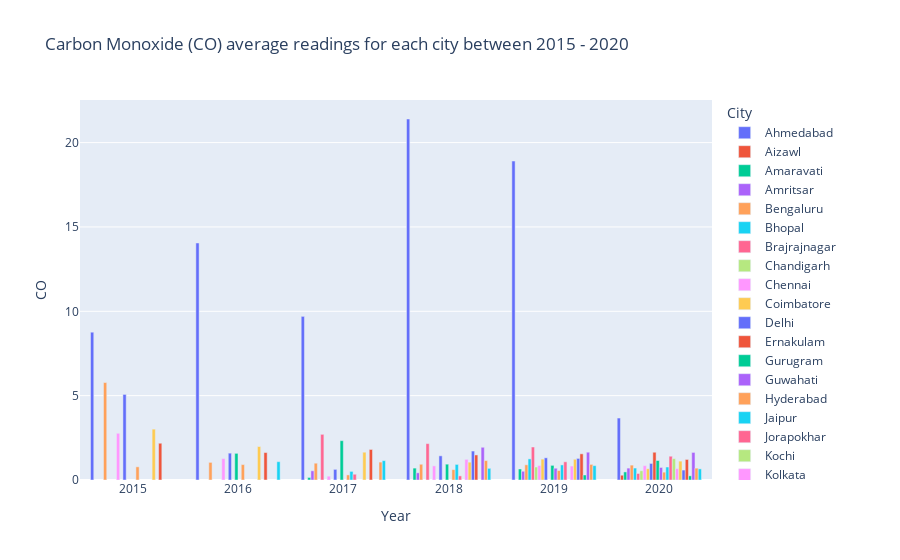

Write notebook code for a chart like this one.
### Code cell
fig=px.bar(city_annual_avg, x='Year', y='CO', color='City', barmode='group',title='Carbon Monoxide (CO) average readings for each city between 2015 - 2020')
fig.show()

### Figure 1 — Plotly figure (JSON) as saved in the notebook; plotly's stock layout.template omitted (floating-point values rounded to 4 significant figures)
{"data": [{"alignmentgroup": "True", "hovertemplate": "City=Ahmedabad<br>Year=%{x}<br>CO=%{y}<extra></extra>", "legendgroup": "Ahmedabad", "marker": {"color": "#636efa", "pattern": {"shape": ""}}, "name": "Ahmedabad", "offsetgroup": "Ahmedabad", "orientation": "v", "showlegend": true, "textposition": "auto", "type": "bar", "x": [2015, 2016, 2017, 2018, 2019, 2020], "xaxis": "x", "y": [8.761, 14.05, 9.7, 21.4, 18.91, 3.673], "yaxis": "y"}, {"alignmentgroup": "True", "hovertemplate": "City=Aizawl<br>Year=%{x}<br>CO=%{y}<extra></extra>", "legendgroup": "Aizawl", "marker": {"color": "#EF553B", "pattern": {"shape": ""}}, "name": "Aizawl", "offsetgroup": "Aizawl", "orientation": "v", "showlegend": true, "textposition": "auto", "type": "bar", "x": [2020], "xaxis": "x", "y": [0.284], "yaxis": "y"}, {"alignmentgroup": "True", "hovertemplate": "City=Amaravati<br>Year=%{x}<br>CO=%{y}<extra></extra>", "legendgroup": "Amaravati", "marker": {"color": "#00cc96", "pattern": {"shape": ""}}, "name": "Amaravati", "offsetgroup": "Amaravati", "orientation": "v", "showlegend": true, "textposition": "auto", "type": "bar", "x": [2017, 2018, 2019, 2020], "xaxis": "x", "y": [0.1514, 0.7053, 0.6539, 0.4788], "yaxis": "y"}, {"alignmentgroup": "True", "hovertemplate": "City=Amritsar<br>Year=%{x}<br>CO=%{y}<extra></extra>", "legendgroup": "Amritsar", "marker": {"color": "#ab63fa", "pattern": {"shape": ""}}, "name": "Amritsar", "offsetgroup": "Amritsar", "orientation": "v", "showlegend": true, "textposition": "auto", "type": "bar", "x": [2017, 2018, 2019, 2020], "xaxis": "x", "y": [0.5447, 0.4264, 0.519, 0.7051], "yaxis": "y"}, {"alignmentgroup": "True", "hovertemplate": "City=Bengaluru<br>Year=%{x}<br>CO=%{y}<extra></extra>", "legendgroup": "Bengaluru", "marker": {"color": "#FFA15A", "pattern": {"shape": ""}}, "name": "Bengaluru", "offsetgroup": "Bengaluru", "orientation": "v", "showlegend": true, "textposition": "auto", "type": "bar", "x": [2015, 2016, 2017, 2018, 2019, 2020], "xaxis": "x", "y": [5.778, 1.045, 0.996, 0.9337, 0.9005, 0.8821], "yaxis": "y"}, {"alignmentgroup": "True", "hovertemplate": "City=Bhopal<br>Year=%{x}<br>CO=%{y}<extra></extra>", "legendgroup": "Bhopal", "marker": {"color": "#19d3f3", "pattern": {"shape": ""}}, "name": "Bhopal", "offsetgroup": "Bhopal", "orientation": "v", "showlegend": true, "textposition": "auto", "type": "bar", "x": [2019, 2020], "xaxis": "x", "y": [1.251, 0.7088], "yaxis": "y"}, {"alignmentgroup": "True", "hovertemplate": "City=Brajrajnagar<br>Year=%{x}<br>CO=%{y}<extra></extra>", "legendgroup": "Brajrajnagar", "marker": {"color": "#FF6692", "pattern": {"shape": ""}}, "name": "Brajrajnagar", "offsetgroup": "Brajrajnagar", "orientation": "v", "showlegend": true, "textposition": "auto", "type": "bar", "x": [2017, 2018, 2019, 2020], "xaxis": "x", "y": [2.707, 2.157, 1.956, 0.3874], "yaxis": "y"}, {"alignmentgroup": "True", "hovertemplate": "City=Chandigarh<br>Year=%{x}<br>CO=%{y}<extra></extra>", "legendgroup": "Chandigarh", "marker": {"color": "#B6E880", "pattern": {"shape": ""}}, "name": "Chandigarh", "offsetgroup": "Chandigarh", "orientation": "v", "showlegend": true, "textposition": "auto", "type": "bar", "x": [2019, 2020], "xaxis": "x", "y": [0.7693, 0.5503], "yaxis": "y"}, {"alignmentgroup": "True", "hovertemplate": "City=Chennai<br>Year=%{x}<br>CO=%{y}<extra></extra>", "legendgroup": "Chennai", "marker": {"color": "#FF97FF", "pattern": {"shape": ""}}, "name": "Chennai", "offsetgroup": "Chennai", "orientation": "v", "showlegend": true, "textposition": "auto", "type": "bar", "x": [2015, 2016, 2017, 2018, 2019, 2020], "xaxis": "x", "y": [2.769, 1.273, 0.2276, 0.837, 0.8599, 0.8505], "yaxis": "y"}, {"alignmentgroup": "True", "hovertemplate": "City=Coimbatore<br>Year=%{x}<br>CO=%{y}<extra></extra>", "legendgroup": "Coimbatore", "marker": {"color": "#FECB52", "pattern": {"shape": ""}}, "name": "Coimbatore", "offsetgroup": "Coimbatore", "orientation": "v", "showlegend": true, "textposition": "auto", "type": "bar", "x": [2019, 2020], "xaxis": "x", "y": [1.237, 0.668], "yaxis": "y"}, {"alignmentgroup": "True", "hovertemplate": "City=Delhi<br>Year=%{x}<br>CO=%{y}<extra></extra>", "legendgroup": "Delhi", "marker": {"color": "#636efa", "pattern": {"shape": ""}}, "name": "Delhi", "offsetgroup": "Delhi", "orientation": "v", "showlegend": true, "textposition": "auto", "type": "bar", "x": [2015, 2016, 2017, 2018, 2019, 2020], "xaxis": "x", "y": [5.073, 1.592, 0.6304, 1.433, 1.315, 0.9823], "yaxis": "y"}, {"alignmentgroup": "True", "hovertemplate": "City=Ernakulam<br>Year=%{x}<br>CO=%{y}<extra></extra>", "legendgroup": "Ernakulam", "marker": {"color": "#EF553B", "pattern": {"shape": ""}}, "name": "Ernakulam", "offsetgroup": "Ernakulam", "orientation": "v", "showlegend": true, "textposition": "auto", "type": "bar", "x": [2020], "xaxis": "x", "y": [1.645], "yaxis": "y"}, {"alignmentgroup": "True", "hovertemplate": "City=Gurugram<br>Year=%{x}<br>CO=%{y}<extra></extra>", "legendgroup": "Gurugram", "marker": {"color": "#00cc96", "pattern": {"shape": ""}}, "name": "Gurugram", "offsetgroup": "Gurugram", "orientation": "v", "showlegend": true, "textposition": "auto", "type": "bar", "x": [2016, 2017, 2018, 2019, 2020], "xaxis": "x", "y": [1.581, 2.331, 0.9384, 0.8684, 1.156], "yaxis": "y"}, {"alignmentgroup": "True", "hovertemplate": "City=Guwahati<br>Year=%{x}<br>CO=%{y}<extra></extra>", "legendgroup": "Guwahati", "marker": {"color": "#ab63fa", "pattern": {"shape": ""}}, "name": "Guwahati", "offsetgroup": "Guwahati", "orientation": "v", "showlegend": true, "textposition": "auto", "type": "bar", "x": [2019, 2020], "xaxis": "x", "y": [0.6991, 0.7444], "yaxis": "y"}, {"alignmentgroup": "True", "hovertemplate": "City=Hyderabad<br>Year=%{x}<br>CO=%{y}<extra></extra>", "legendgroup": "Hyderabad", "marker": {"color": "#FFA15A", "pattern": {"shape": ""}}, "name": "Hyderabad", "offsetgroup": "Hyderabad", "orientation": "v", "showlegend": true, "textposition": "auto", "type": "bar", "x": [2015, 2016, 2017, 2018, 2019, 2020], "xaxis": "x", "y": [0.7816, 0.9142, 0.3026, 0.6156, 0.5608, 0.4656], "yaxis": "y"}, {"alignmentgroup": "True", "hovertemplate": "City=Jaipur<br>Year=%{x}<br>CO=%{y}<extra></extra>", "legendgroup": "Jaipur", "marker": {"color": "#19d3f3", "pattern": {"shape": ""}}, "name": "Jaipur", "offsetgroup": "Jaipur", "orientation": "v", "showlegend": true, "textposition": "auto", "type": "bar", "x": [2017, 2018, 2019, 2020], "xaxis": "x", "y": [0.5105, 0.9237, 0.8947, 0.77], "yaxis": "y"}, {"alignmentgroup": "True", "hovertemplate": "City=Jorapokhar<br>Year=%{x}<br>CO=%{y}<extra></extra>", "legendgroup": "Jorapokhar", "marker": {"color": "#FF6692", "pattern": {"shape": ""}}, "name": "Jorapokhar", "offsetgroup": "Jorapokhar", "orientation": "v", "showlegend": true, "textposition": "auto", "type": "bar", "x": [2017, 2018, 2019, 2020], "xaxis": "x", "y": [0.3411, 0.2437, 1.079, 1.409], "yaxis": "y"}, {"alignmentgroup": "True", "hovertemplate": "City=Kochi<br>Year=%{x}<br>CO=%{y}<extra></extra>", "legendgroup": "Kochi", "marker": {"color": "#B6E880", "pattern": {"shape": ""}}, "name": "Kochi", "offsetgroup": "Kochi", "orientation": "v", "showlegend": true, "textposition": "auto", "type": "bar", "x": [2020], "xaxis": "x", "y": [1.265], "yaxis": "y"}, {"alignmentgroup": "True", "hovertemplate": "City=Kolkata<br>Year=%{x}<br>CO=%{y}<extra></extra>", "legendgroup": "Kolkata", "marker": {"color": "#FF97FF", "pattern": {"shape": ""}}, "name": "Kolkata", "offsetgroup": "Kolkata", "orientation": "v", "showlegend": true, "textposition": "auto", "type": "bar", "x": [2018, 2019, 2020], "xaxis": "x", "y": [1.226, 0.8279, 0.6726], "yaxis": "y"}, {"alignmentgroup": "True", "hovertemplate": "City=Lucknow<br>Year=%{x}<br>CO=%{y}<extra></extra>", "legendgroup": "Lucknow", "marker": {"color": "#FECB52", "pattern": {"shape": ""}}, "name": "Lucknow", "offsetgroup": "Lucknow", "orientation": "v", "showlegend": true, "textposition": "auto", "type": "bar", "x": [2015, 2016, 2017, 2018, 2019, 2020], "xaxis": "x", "y": [3.015, 1.984, 1.647, 1.056, 1.229, 1.119], "yaxis": "y"}, {"alignmentgroup": "True", "hovertemplate": "City=Mumbai<br>Year=%{x}<br>CO=%{y}<extra></extra>", "legendgroup": "Mumbai", "marker": {"color": "#636efa", "pattern": {"shape": ""}}, "name": "Mumbai", "offsetgroup": "Mumbai", "orientation": "v", "showlegend": true, "textposition": "auto", "type": "bar", "x": [2018, 2019, 2020], "xaxis": "x", "y": [1.716, 1.279, 0.59], "yaxis": "y"}, {"alignmentgroup": "True", "hovertemplate": "City=Patna<br>Year=%{x}<br>CO=%{y}<extra></extra>", "legendgroup": "Patna", "marker": {"color": "#EF553B", "pattern": {"shape": ""}}, "name": "Patna", "offsetgroup": "Patna", "orientation": "v", "showlegend": true, "textposition": "auto", "type": "bar", "x": [2015, 2016, 2017, 2018, 2019, 2020], "xaxis": "x", "y": [2.179, 1.627, 1.81, 1.485, 1.552, 1.218], "yaxis": "y"}, {"alignmentgroup": "True", "hovertemplate": "City=Shillong<br>Year=%{x}<br>CO=%{y}<extra></extra>", "legendgroup": "Shillong", "marker": {"color": "#00cc96", "pattern": {"shape": ""}}, "name": "Shillong", "offsetgroup": "Shillong", "orientation": "v", "showlegend": true, "textposition": "auto", "type": "bar", "x": [2019, 2020], "xaxis": "x", "y": [0.2983, 0.248], "yaxis": "y"}, {"alignmentgroup": "True", "hovertemplate": "City=Talcher<br>Year=%{x}<br>CO=%{y}<extra></extra>", "legendgroup": "Talcher", "marker": {"color": "#ab63fa", "pattern": {"shape": ""}}, "name": "Talcher", "offsetgroup": "Talcher", "orientation": "v", "showlegend": true, "textposition": "auto", "type": "bar", "x": [2018, 2019, 2020], "xaxis": "x", "y": [1.94, 1.649, 1.635], "yaxis": "y"}, {"alignmentgroup": "True", "hovertemplate": "City=Thiruvananthapuram<br>Year=%{x}<br>CO=%{y}<extra></extra>", "legendgroup": "Thiruvananthapuram", "marker": {"color": "#FFA15A", "pattern": {"shape": ""}}, "name": "Thiruvananthapuram", "offsetgroup": "Thiruvananthapuram", "orientation": "v", "showlegend": true, "textposition": "auto", "type": "bar", "x": [2017, 2018, 2019, 2020], "xaxis": "x", "y": [1.062, 1.151, 0.9253, 0.7022], "yaxis": "y"}, {"alignmentgroup": "True", "hovertemplate": "City=Visakhapatnam<br>Year=%{x}<br>CO=%{y}<extra></extra>", "legendgroup": "Visakhapatnam", "marker": {"color": "#19d3f3", "pattern": {"shape": ""}}, "name": "Visakhapatnam", "offsetgroup": "Visakhapatnam", "orientation": "v", "showlegend": true, "textposition": "auto", "type": "bar", "x": [2016, 2017, 2018, 2019, 2020], "xaxis": "x", "y": [1.085, 1.148, 0.6915, 0.8514, 0.659], "yaxis": "y"}], "layout": {"barmode": "group", "legend": {"title": {"text": "City"}, "tracegroupgap": 0}, "title": {"text": "Carbon Monoxide (CO) average readings for each city between 2015 - 2020"}, "xaxis": {"anchor": "y", "domain": [0, 1], "title": {"text": "Year"}}, "yaxis": {"anchor": "x", "domain": [0, 1], "title": {"text": "CO"}}}}
